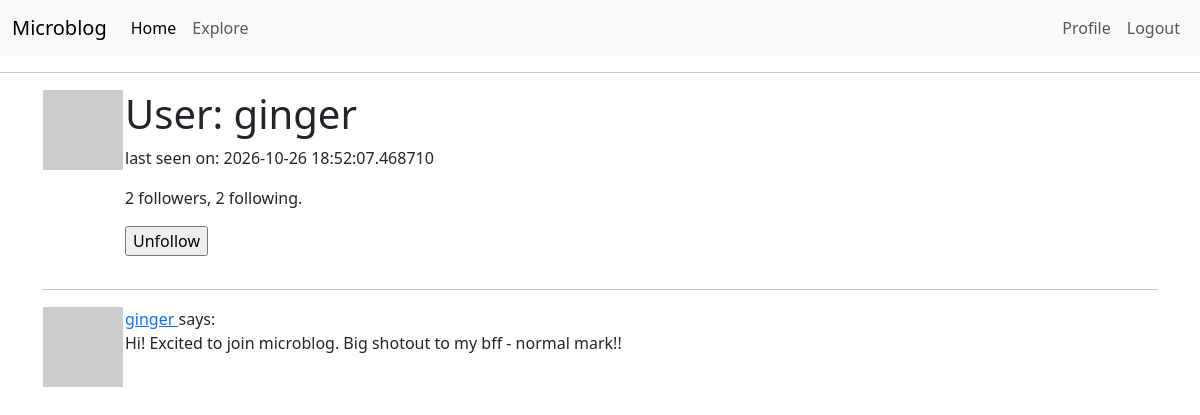
Page /user/ginger (signed in) on the earlier database version.
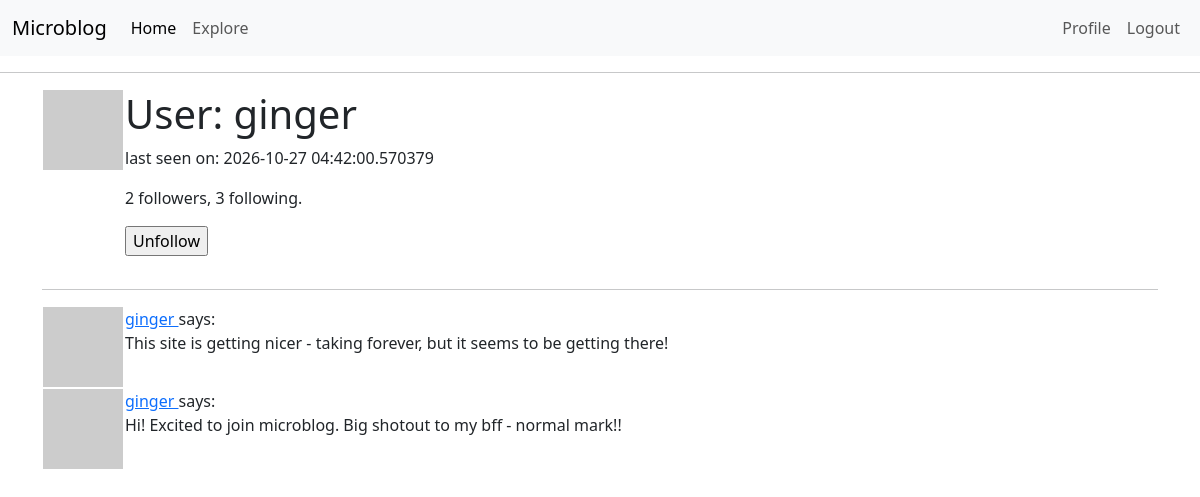
Same page on the later database version.
### app/models.py (models this page shows, shortened)
class User(UserMixin, db.Model):
    id: so.Mapped[int] = so.mapped_column(primary_key=True)
    username: so.Mapped[str] = so.mapped_column(sa.String(64), index=True, unique=True)
    email: so.Mapped[str] = so.mapped_column(sa.String(120), index=True, unique=True)
    password_hash: so.Mapped[Optional[str]] = so.mapped_column(sa.String(256))
    posts: so.WriteOnlyMapped['Post'] = so.relationship(back_populates='author')
    about_me: so.Mapped[Optional[str]] = so.mapped_column(sa.String(140))
    last_seen: so.Mapped[Optional[datetime]] = so.mapped_column(default=lambda: datetime.now(timezone.utc))
    following: so.WriteOnlyMapped['User'] = so.relationship(
            secondary=followers, primaryjoin=(followers.c.follower_id == id),
            secondaryjoin=(followers.c.followed_id == id),
            back_populates='followers')
    followers: so.WriteOnlyMapped['User'] = so.relationship(
            secondary=followers, primaryjoin=(followers.c.followed_id == id),
            secondaryjoin = (followers.c.follower_id == id),
            back_populates='following')
    def avatar(self, size):
        digest = md5(self.email.lower().encode('utf-8')).hexdigest()
        return f'https://www.gravatar.com/avatar/{digest}?d=identicon&s={size}'
    def is_following(self, user):
        query = self.following.select().where(User.id == user.id)
        return db.session.scalar(query) is not None
    def followers_count(self):
        query = sa.select(sa.func.count()).select_from(
                self.followers.select().subquery())
        return db.session.scalar(query)
    def following_count(self):
        query = sa.select(sa.func.count()).select_from(
            self.following.select().subquery())
        return db.session.scalar(query)

class Post(db.Model):
    id: so.Mapped[int] = so.mapped_column(primary_key=True)
    body: so.Mapped[str] = so.mapped_column(sa.String(140))
    timestamp: so.Mapped[datetime] = so.mapped_column(index=True, default=lambda: datetime.now(timezone.utc))
    user_id: so.Mapped[int] = so.mapped_column(sa.ForeignKey(User.id), index=True)
    author: so.Mapped[User] = so.relationship(back_populates='posts')

### app/routes.py (the view)
@app.route('/user/<username>')
@login_required
def user(username):
    user = db.first_or_404(sa.select(User).where(User.username == username))
    page = request.args.get('page', 1, type=int)
    query = user.posts.select().order_by(Post.timestamp.desc())
    posts = db.paginate(query, page=page,
                        per_page=app.config['POSTS_PER_PAGE'],
                        error_out=False)
    next_url = url_for('user', username=user.username, page=posts.next_num) \
        if posts.has_next else None
    prev_url = url_for('user', username=user.username, page=posts.prev_num) \
        if posts.has_prev else None
    form = EmptyForm()
    return render_template('user.html', user=user, posts=posts.items,
                           next_url=next_url, prev_url=prev_url, form=form)

### app/forms.py
class EmptyForm(FlaskForm):
    submit = SubmitField('Submit')

### app/models.py (called while the page is built)
@login.user_loader
def load_user(id):
    return db.session.get(User, int(id))

### app/routes.py (called while the page is built)
@app.before_request
def before_request():
    if current_user.is_authenticated:
        current_user.last_seen = datetime.now(timezone.utc)
        db.session.commit()

### app/templates/user.html (shortened to what this page needs)
{% extends "base.html" %}
{% block content %}
    <table>
        <tr valign="top">
            <td><img src="{{ user.avatar(128) }}"></td>
            <td>
                <h1>User: {{ user.username }}</h1>
                {% if user.last_seen %}<p>last seen on: {{ user.last_seen }}</p>{% endif %}
                <p>{{ user.followers_count() }} followers, {{ user.following_count() }} following.</p>
                {% if user == current_user %}
                <p><a href="{{ url_for('edit_profile') }}">Edit your profile</a></p>
        {% else %}
        <p>
            <form action="{{ url_for('unfollow', username=user.username) }}" method="post">
                {{ form.submit(value='Unfollow') }}
            </form>
        </p>
                {% endif %}
            </td>
        </tr>
    </table>
    <hr>
    {% for post in posts %}
        {% include '_post.html' %}
    {% endfor %}
{% endblock %}

### app/templates/_post.html
<table>
    <tr valign="top">
        <td><img src="{{ post.author.avatar(36) }}"</td>
        <td>
            <a href="{{ url_for('user', username=post.author.username) }}">
                {{ post.author.username }}
            </a>
                says: <br>{{ post.body }}
        </td>
    </tr>
</table>

Differences in the rows shown:
changed User "ginger": last_seen "2026-10-26 18:52:07.468710" → "2026-10-27 04:42:00.570379"
added Post: author.username "ginger", body "This site is getting nicer - taking forever, but it seems to be getting there!"
Other differences:
{{ user.following_count() }}: "2" → "3"
